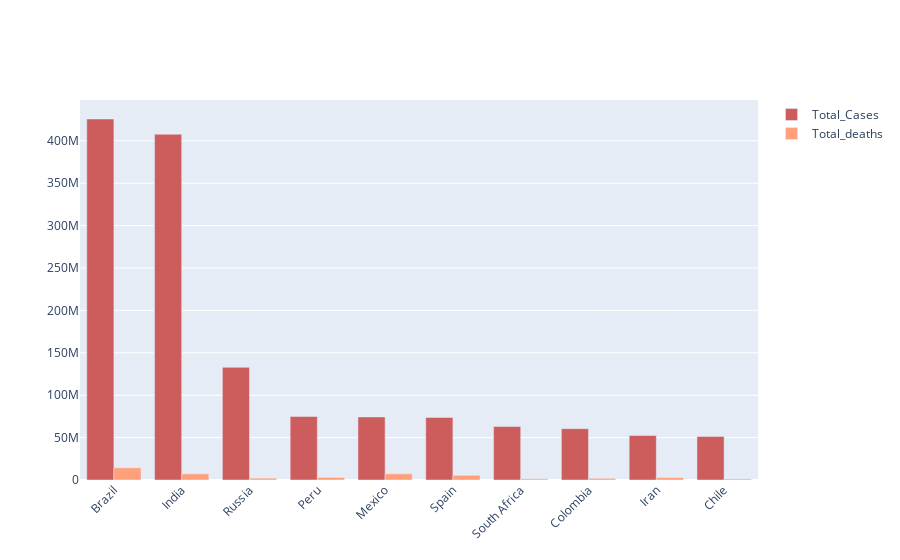

The notebook cell this image was saved under:
### Markdown cell above
### Total Case & Total Deaths

### Code cell
fig = go.Figure()
fig.add_trace(go.Bar(
    x=top_10_case["Country"],
    y=top_10_case["Total_Cases"],
    name='Total_Cases',
    marker_color='indianred'
))
fig.add_trace(go.Bar(
    x=top_10_case["Country"],
    y=top_10_case["Total_deaths"],
    name='Total_deaths',
    marker_color='lightsalmon'
))
fig.update_layout(barmode='group', xaxis_tickangle=-45)
fig.show()

### Figure 1 — Plotly figure (JSON) as saved in the notebook; plotly's stock layout.template omitted (floating-point values rounded to 4 significant figures)
{"data": [{"marker": {"color": "indianred"}, "name": "Total_Cases", "type": "bar", "x": ["Brazil", "India", "Russia", "Peru", "Mexico", "Spain", "South Africa", "Colombia", "Iran", "Chile"], "y": [425704517, 407771615, 132888951, 74882695, 74347548, 73717676, 63027659, 60543682, 52421884, 51268034]}, {"marker": {"color": "lightsalmon"}, "name": "Total_deaths", "type": "bar", "x": ["Brazil", "India", "Russia", "Peru", "Mexico", "Spain", "South Africa", "Colombia", "Iran", "Chile"], "y": [14340567, 7247327, 2131571, 3020038, 7295850, 5510624, 1357682, 1936134, 2914070, 1283880]}], "layout": {"barmode": "group", "xaxis": {"tickangle": -45}}}
